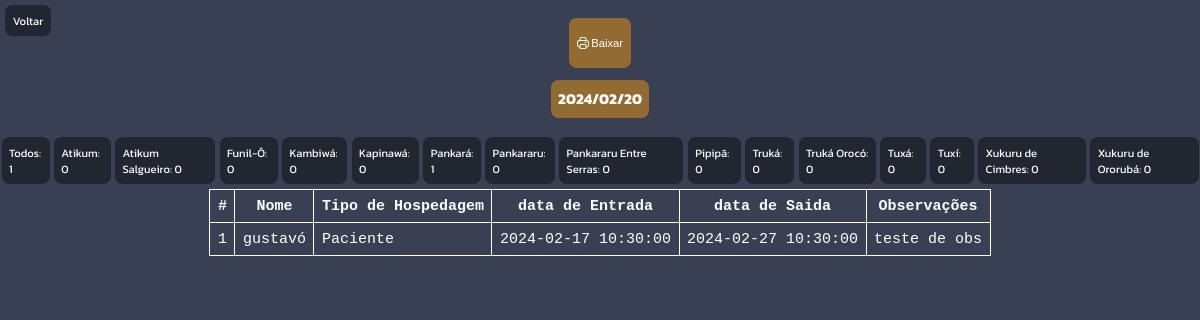
The page /casai/cozinha.php (signed in) on the database its author committed.
### tables this page shows
CREATE TABLE IF NOT EXISTS `entradas` (
`identradas` int(11) NOT NULL,
  `nome` varchar(45) DEFAULT NULL,
  `etnia` varchar(45) DEFAULT NULL,
  `tipo_Hospedagem` varchar(12) NOT NULL,
  `hospital` varchar(45) DEFAULT NULL,
  `tipo_Consulta` varchar(20) DEFAULT NULL,
  `data_consulta` datetime DEFAULT NULL,
  `observacoes` varchar(45) DEFAULT NULL,
  `realizou` varchar(3) DEFAULT NULL,
  `data_Entrada` datetime DEFAULT NULL,
  `data_Saida` datetime DEFAULT NULL
);

### casai/cozinha.php (the view, shortened to what this page needs)
<?php
 include('config.php');
$hoje = date('Y/m/d');
$hoje_dois = date('d/m/Y');
$sql = "SELECT * FROM entradas WHERE data_Entrada <= '$hoje' AND data_Saida >= '$hoje' ORDER BY nome ASC";
$result = $conexao->query($sql);
$sqlTodos = "SELECT etnia FROM entradas WHERE data_Entrada <= '$hoje' AND data_Saida >= '$hoje'";
$resultTodos = $conexao->query($sqlTodos);
$sqlAtikum = "SELECT etnia FROM entradas WHERE data_Entrada <= '$hoje' AND data_Saida >= '$hoje' AND etnia='Atikum'";
$resultAtikum = $conexao->query($sqlAtikum);
$sqlAtikumSalgueiro = "SELECT etnia FROM entradas WHERE data_Entrada <= '$hoje' AND data_Saida >= '$hoje' AND etnia='Atikum Salgueiro'";
$resultAtikumSalgueiro = $conexao->query($sqlAtikumSalgueiro);
$sqlFunilo = "SELECT etnia FROM entradas WHERE data_Entrada <= '$hoje' AND data_Saida >= '$hoje' AND etnia='Funil-Ô'";
$resultFunilo = $conexao->query($sqlFunilo);
$sqlKambiwa = "SELECT etnia FROM entradas WHERE data_Entrada <= '$hoje' AND data_Saida >= '$hoje' AND etnia='Kambiwá'";
$resultKambiwa = $conexao->query($sqlKambiwa);
$sqlKapinawa = "SELECT etnia FROM entradas WHERE data_Entrada <= '$hoje' AND data_Saida >= '$hoje' AND etnia='Kapinawá'";
$resultKapinawa = $conexao->query($sqlKapinawa);
$sqlPankara = "SELECT etnia FROM entradas WHERE data_Entrada <= '$hoje' AND data_Saida >= '$hoje' AND etnia='Pankará'";
$resultPankara = $conexao->query($sqlPankara);
$sqlPankararu = "SELECT etnia FROM entradas WHERE data_Entrada <= '$hoje' AND data_Saida >= '$hoje' AND etnia='Pankararu'";
$resultPankararu = $conexao->query($sqlPankararu);
$sqlPankararuEntreSerras = "SELECT etnia FROM entradas WHERE data_Entrada <= '$hoje' AND data_Saida >= '$hoje' AND etnia='Pankararu Entre Serras'";
$resultPankararuEntreSerras = $conexao->query($sqlPankararuEntreSerras);
$sqlPipipa = "SELECT etnia FROM entradas WHERE data_Entrada <= '$hoje' AND data_Saida >= '$hoje' AND etnia='Pipipã'";
$resultPipipa = $conexao->query($sqlPipipa);
$sqlTruka = "SELECT etnia FROM entradas WHERE data_Entrada <= '$hoje' AND data_Saida >= '$hoje' AND etnia='Truká'";
$resultTruka = $conexao->query($sqlTruka);
$sqlTrukaOroco = "SELECT etnia FROM entradas WHERE data_Entrada <= '$hoje' AND data_Saida >= '$hoje' AND etnia='Truká Orocó'";
$resultTrukaOroko = $conexao->query($sqlTrukaOroco);
$sqlTuxa = "SELECT etnia FROM entradas WHERE data_Entrada <= '$hoje' AND data_Saida >= '$hoje' AND etnia='Tuxá'";
$resultTuxa = $conexao->query($sqlTuxa);
$sqlTuxi = "SELECT etnia FROM entradas WHERE data_Entrada <= '$hoje' AND data_Saida >= '$hoje' AND etnia='Tuxí'";
$resultTuxi= $conexao->query($sqlTuxi);
$sqlXukuruDeCimbres = "SELECT etnia FROM entradas WHERE data_Entrada <= '$hoje' AND data_Saida >= '$hoje' AND etnia='Xukuru de Cimbres'";
$resultXukuruDeCimbres = $conexao->query($sqlXukuruDeCimbres);
$sqlXukuruDeOroruba = "SELECT etnia FROM entradas WHERE data_Entrada <= '$hoje' AND data_Saida >= '$hoje' AND etnia='Xukuru de Ororubá'";
$resultXukuruDeOroruba = $conexao->query($sqlXukuruDeOroruba);
?>
<!DOCTYPE html>
<html lang="pt-br">
<head>
    <link rel="stylesheet" href="assets//css//cozinha.css">
</head>
<body>
    <div class="voltar">
        <a href="home.php">Voltar</a>
    </div>
    <br>
    <div class="box-download">
        <a href="#cozinha" download="cozinha_<?php echo $hoje_dois; ?>.xls">
        <button class="download-button"><img src="assets//img//svg//print.svg" alt="Icone de uma impressora"><p>Baixar</p></button>
        </a>
    </div>
    <div class="box-data">
        <h2><?php echo $hoje; ?></h2>
    </div>
    <br>
    <div class="box-info">
        <p>Todos: <?php echo mysqli_num_rows($resultTodos)?></p>
        <p>Atikum: <?php echo mysqli_num_rows($resultAtikum)?></p>
        <p>Atikum Salgueiro: <?php echo mysqli_num_rows($resultAtikumSalgueiro)?></p>
        <p>Funil-Ô: <?php echo mysqli_num_rows($resultFunilo)?></p>
        <p>Kambiwá: <?php echo mysqli_num_rows($resultKambiwa)?></p>
        <p>Kapinawá: <?php echo mysqli_num_rows($resultKapinawa)?></p>
        <p>Pankará: <?php echo mysqli_num_rows($resultPankara)?></p>
        <p>Pankararu: <?php echo mysqli_num_rows($resultPankararu)?></p>
        <p>Pankararu Entre Serras: <?php echo mysqli_num_rows($resultPankararuEntreSerras)?></p>
        <p>Pipipã: <?php echo mysqli_num_rows($resultPipipa)?></p>
        <p>Truká: <?php echo mysqli_num_rows($resultTruka)?></p>
        <p>Truká Orocó: <?php echo mysqli_num_rows($resultTrukaOroko)?></p>
        <p>Tuxá: <?php echo mysqli_num_rows($resultTuxa)?></p>
        <p>Tuxí: <?php echo mysqli_num_rows($resultTuxi)?></p>
        <p>Xukuru de Cimbres: <?php echo mysqli_num_rows($resultXukuruDeCimbres)?></p>
        <p>Xukuru de Ororubá: <?php echo mysqli_num_rows($resultXukuruDeOroruba)?></p>
    </div>
    <div id="cozinha">
        <table>
            <thead>
                <tr>
                    <th scope="col">#</th>
                    <th scope="col">Nome</th>
                    <th scope="col">Tipo de Hospedagem</th>
                    <th scope="col">data de Entrada</th>
                    <th scope="col">data de Saida</th>
                    <th scope="col">Observações</th>
                </tr>
            </thead>
            <tbody>
                <?php
                    while($entradas_data = mysqli_fetch_assoc($result))
                    {
                        echo "<tr>";
                        echo "<td>".$entradas_data['identradas']."</td>";
                        echo "<td>".$entradas_data['nome']."</td>";
                        echo "<td>".$entradas_data['tipo_Hospedagem']."</td>";
                        echo "<td>".$entradas_data['data_Entrada']."</td>";
                        echo "<td>".$entradas_data['data_Saida']."</td>";
                        echo "<td>".$entradas_data['observacoes']."</td>";
                        echo "</tr>";
                    }
                ?>
            </tbody>
        </table>
    </div>
</body>
</html>

### casai/assets/css/cozinha.css (style rules this page uses)
body { margin: 0px; padding: 0px; font-family: 'Kanit', sans-serif; background: #394053; color: #FFF; }
.voltar { position: absolute; margin-top: 15px; margin-left: 5px; }
.voltar a { text-decoration: none; color: #FFF; font-size: 15px; margin: 2px; background-color: rgba(0, 0, 0, 0.414); padding: 10px; border-radius: 10px; }
#cozinha { display: flex; justify-content: center; width: 100%; margin-top:0.3%; font-family: 'Courier New', Courier, monospace; font-weight: 500; font-size: 20px; color: #fff; }
.box-download { display: flex; justify-content: center; }
.box-download a { text-decoration: none; }
.download-button { display: flex; align-items: center; align-content: space-between; font-size: 15px; color: #FFF; text-decoration: none; background-color: #926b33; border: none; border-radius: 10px; padding: 10px; cursor: pointer; }
.download-button p { margin-left: 3px; }
.box-data { margin-top: 1%; display: flex; justify-content: center; }
.box-data h2 { font-size: 20px; text-decoration: none; color: #FFF; background-color: #926b33; border-radius: 10px; margin: 0%; padding: 10px; }
.box-info { display: flex; justify-content: center; gap: 0.1%; }
.box-info p { color: #FFF; font-size: 15px; margin: 2px; background-color: rgba(0, 0, 0, 0.414); padding: 10px; border-radius: 10px; }
@media screen and (max-width: 1920px) { body { zoom: 0.8; } }
@media screen and (max-width: 1400px) { body { zoom: 0.75; } }

### casai/cozinha.php (style rules this page uses)
table { border-collapse: collapse; }
td, tr, th { border: 1px solid white; padding: 10px; }

### rows shown on the page
entradas: identradas "1", nome "gustavó", tipo_Hospedagem "Paciente", data_Entrada "2024-02-17 10:30:00", data_Saida "2024-02-27 10:30:00", observacoes "teste de obs"

### other values the page prints
mysqli_num_rows($resultTodos) "1"
mysqli_num_rows($resultAtikum) "0"
mysqli_num_rows($resultAtikumSalgueiro) "0"
mysqli_num_rows($resultFunilo) "0"
mysqli_num_rows($resultKambiwa) "0"
mysqli_num_rows($resultKapinawa) "0"
mysqli_num_rows($resultPankara) "1"
mysqli_num_rows($resultPankararu) "0"
mysqli_num_rows($resultPankararuEntreSerras) "0"
mysqli_num_rows($resultPipipa) "0"
mysqli_num_rows($resultTruka) "0"
mysqli_num_rows($resultTrukaOroko) "0"
mysqli_num_rows($resultTuxa) "0"
mysqli_num_rows($resultTuxi) "0"
mysqli_num_rows($resultXukuruDeCimbres) "0"
